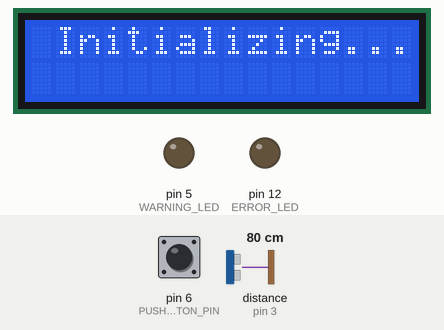
Recording of a sketch running on a simulated Arduino Uno, built with avr-gcc and run on an emulated ATmega328P. Shown: 16×2 character LCD, output pins drawn as LEDs (lit = HIGH). Wiring (inferred from the names in the program): ultrasonic range finder: trigger pin 8; echo pin 3. Dashed ring = blinking. The test bench sets the inputs (shaded band); at power-on: distance to the obstacle (sensor on pin 3) 80 cm, pin 6 (PUSHBUTTON_PIN) HIGH. The echo pulse lasts 58.3 µs per cm; pins used as bus, display or sensor lines are not drawn; what the sketch prints to the serial monitor is not drawn.

Above: at 0.1 s.
2.3 s: distance to the obstacle (sensor on pin 3) set to 14 cm
At 2.67 s:
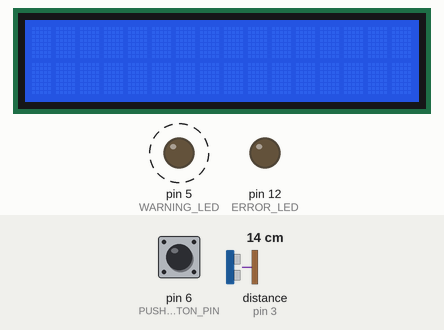
4.0 s: distance to the obstacle (sensor on pin 3) set to 11 cm
Timing chart, 0 to 12.6 s (numbered marks = the images above; inputs shaded):
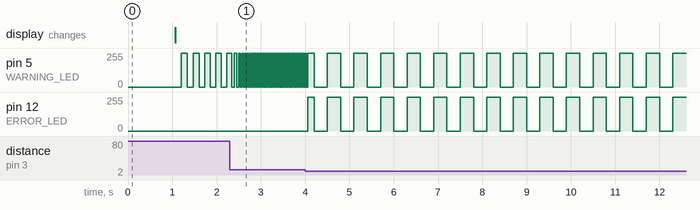

Measured:
- after the input at 2.3 s, pin 5 (WARNING_LED): alternates 255/255 for 0.02 s and 0/255 for 0.02 s, starting after 0.10 s
- by itself, pin 5 (WARNING_LED): alternates 255/255 for 0.13 s and 0/255 for 0.13 s

The sketch:

Step5_LCDWelcome.ino
```cpp
#include <LiquidCrystal.h>

#define ECHO_PIN 3
#define TRIGGER_PIN 8

#define WARNING_LED 5 // Warning LED Pin or Yellow LED
#define ERROR_LED 12 // RED LED

#define PUSHBUTTON_PIN 6

#define LOCK_DISTANCE 5.0 // 5 inches

#define LCD_RS_PIN A5
#define LCD_E_PIN A4
#define LCD_D4_PIN 11
#define LCD_D5_PIN 9
#define LCD_D6_PIN 4
#define LCD_D7_PIN 2


// LCD
LiquidCrystal lcd(LCD_RS_PIN, LCD_E_PIN, LCD_D4_PIN,
                  LCD_D5_PIN, LCD_D6_PIN, LCD_D7_PIN);


// ultrasonic
unsigned long lastTimeUltrasonicTrigger = millis();
unsigned long ultrasonicTriggerDelay = 60;

volatile unsigned long pulseInTimeBegin;
volatile unsigned long pulseInTimeEnd;
volatile bool newDistanceAvailable = false;

float previousDistance = 157.48;

// warning LED
unsigned long lastTimeWarningLEDBlinked = millis();
unsigned long warningLEDCounter = 500;
byte warningLEDState = LOW;

// error LED
unsigned long lastTimeErrorLEDBlinked = millis();
unsigned long errorLEDCounter = 300;
byte errorLEDState = LOW;

// push button
unsigned long lastTimeButtonChanged = millis();
unsigned long buttonDebounceDelay = 50;
byte buttonState;


boolean isLocked = false;

byte OUTPUT_ARRAY[3] = {WARNING_LED, ERROR_LED, TRIGGER_PIN};


void triggerUltrasonicSensor(){

  digitalWrite(TRIGGER_PIN, LOW);
  delayMicroseconds(2);
  digitalWrite(TRIGGER_PIN, HIGH);
  delayMicroseconds(10);
  digitalWrite(TRIGGER_PIN, LOW);

}


void echoPinInterrupt(){

  if (digitalRead(ECHO_PIN) == HIGH){
    pulseInTimeBegin = micros();
  }
  else{
    pulseInTimeEnd = micros();
    newDistanceAvailable = true;
  }

}


float getUltrasonicDistance(){

  float durationMicros = pulseInTimeEnd - pulseInTimeBegin;
  float distance = durationMicros / 148.0;

  if (distance > 157.48){
    return previousDistance;
  }
  distance = previousDistance * 0.6 + distance * 0.4;
  previousDistance = distance;

  return distance;
}


void toggleWarningLED(){

  warningLEDState = (warningLEDState == HIGH) ? LOW : HIGH;
  digitalWrite(WARNING_LED, warningLEDState);

}


void toggleErrorLED(){

  errorLEDState = (errorLEDState == HIGH) ? LOW : HIGH;
  digitalWrite(ERROR_LED, errorLEDState);

}


void setWarningLEDBlinkRateFromDistance(float distance){

  // 0 ... 157.48 -> 0 ... 629.92
  warningLEDCounter = distance * 4;

}


void lock(){

  if (!isLocked){
    Serial.println("Locking...");
    isLocked = true;
    warningLEDState = LOW;
    errorLEDState = LOW;
  }

}


void unlock(){

  if (isLocked){
    Serial.println("Unlocking...");
    isLocked = false;
    errorLEDState = LOW;
    digitalWrite(ERROR_LED, errorLEDState);
  }

}


void setup(){

  Serial.begin(115200);
  lcd.begin(16,2);

  pinMode(ECHO_PIN, INPUT);
  pinMode(PUSHBUTTON_PIN, INPUT);

  for (int i = 0; i <= 3; i++){
    pinMode(OUTPUT_ARRAY[i], OUTPUT);
  }

  buttonState = digitalRead(PUSHBUTTON_PIN);

  attachInterrupt(digitalPinToInterrupt(ECHO_PIN),
                  echoPinInterrupt,
                  CHANGE);

  lcd.setCursor(1, 0);
  lcd.print("Initializing...");
  delay(1000);
  lcd.clear();

}


void loop(){

  unsigned long timeNow = millis();

  if (isLocked){
    if (timeNow - lastTimeErrorLEDBlinked > errorLEDCounter){
      lastTimeErrorLEDBlinked += errorLEDCounter;
      toggleErrorLED();
      toggleWarningLED();
    }

    if (timeNow - lastTimeButtonChanged > buttonDebounceDelay){
       byte newButtonState = digitalRead(PUSHBUTTON_PIN);
       if (newButtonState != buttonState){
        lastTimeButtonChanged = timeNow;
        buttonState = newButtonState;
        if (buttonState == LOW){
          unlock();
        }
       }
    }

  }
  else{
    if (timeNow - lastTimeWarningLEDBlinked > warningLEDCounter){
      lastTimeWarningLEDBlinked += warningLEDCounter;
      toggleWarningLED();
    }
  }


  if (timeNow - lastTimeUltrasonicTrigger > ultrasonicTriggerDelay){
    lastTimeUltrasonicTrigger += ultrasonicTriggerDelay;
    triggerUltrasonicSensor();
  }


  if (newDistanceAvailable){
    newDistanceAvailable = false;
    float distance = getUltrasonicDistance();
    setWarningLEDBlinkRateFromDistance(distance);

    if (distance <= LOCK_DISTANCE){
      lock();
    }
  }

}
```
